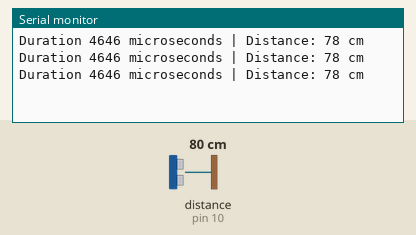
A sketch run on a simulated Arduino Uno, built with avr-gcc and run on an emulated ATmega328P. Parts: the last lines printed to the serial monitor. Wiring (inferred from the names in the program): ultrasonic range finder: trigger pin 9; echo pin 10. The test bench sets the inputs (shaded band); at power-on: distance to the obstacle (sensor on pin 10) 80 cm. The echo pulse lasts 58.3 µs per cm.

Above: at 1.3 s.
1.4 s: distance to the obstacle (sensor on pin 10) set to 2 cm
At 1.9 s:
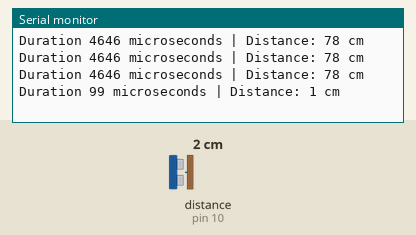
2.9 s: distance to the obstacle (sensor on pin 10) set to 4 cm
At 3.4 s:
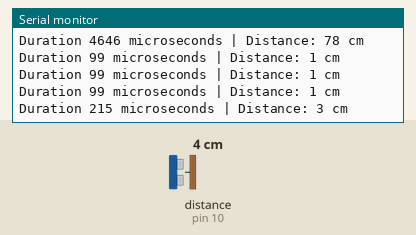
Timing chart, 0 to 5.9 s (numbered marks = the images above; inputs shaded):
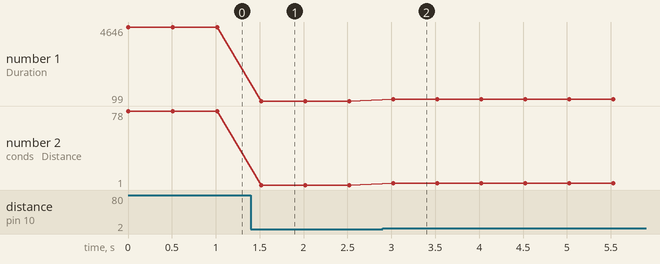

The sketch:

3_ultrasonic.ino
```cpp
/***
Ultrasonic distance sensor
***/

// Define the Trig and Echo pin connections
const int trigPin = 9;
const int echoPin = 10;

// Define variables to store duration and distance
long duration; // for potentially large number
int distance;

void setup() {
  // Start the serial communication
  Serial.begin(9600);

  // Define the Trig and Echo pins as Output and Input
  pinMode(trigPin, OUTPUT);
  pinMode(echoPin, INPUT);

}

void loop() {
  // Clear the trigPin
  digitalWrite(trigPin, LOW);
  delayMicroseconds(2);

  // Sets the trigPin HIGH for 10 microseconds
  digitalWrite(trigPin, HIGH);
  delayMicroseconds(10);
  digitalWrite(trigPin, LOW);

  // Reads the echoPin, returns the sound wave travel time in microseconds
  duration = pulseIn(echoPin, HIGH);

  Serial.print("Duration ");
  Serial.print(duration);
  Serial.print(" microseconds | ");

  // Calculating the distance
  distance = duration * 0.034 / 2; // Speed of sound wave divided by 2 (go and back)

  // Displays the distance on the Serial Monitor
  Serial.print("Distance: ");
  Serial.print(distance);
  Serial.println(" cm");

  // Delay 500 milliseconds before next measurement
  delay(500);
}
```

Measured:
- after the input at 1.4 s, the serial monitor: prints a new line after 0.12 s (image 1)
- after the input at 2.9 s, the serial monitor: prints a new line after 0.12 s (image 2)
- plotted number 1: 4646 → 99 after the input at 1.4 s, 99 → 216 after the input at 2.9 s
- plotted number 2: 78 → 1 after the input at 1.4 s, 1 → 3 after the input at 2.9 s
